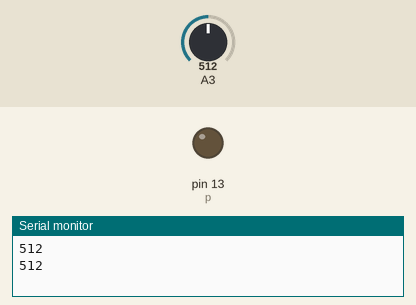
Simulated run of this sketch. Board: Arduino Uno, built with avr-gcc and run on an emulated ATmega328P. On the bench: output pins drawn as LEDs (lit = HIGH), the last lines printed to the serial monitor. The test bench sets the inputs (shaded band); at power-on: A3 = 512.

Above: at 1.8 s.
1.9 s: A3 set to 989
3.4 s: A3 set to 1017
At 4.6 s:
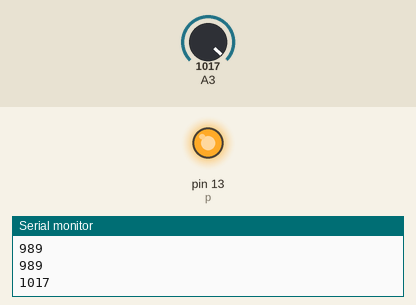
5.5 s: A3 set to 990
At 7.2 s:
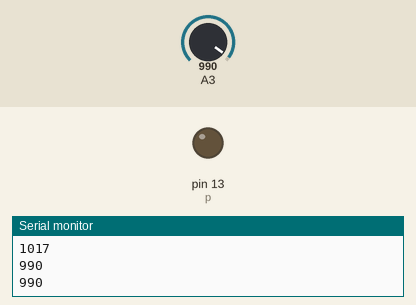
7.5 s: A3 set to 1010
At 9.0 s:
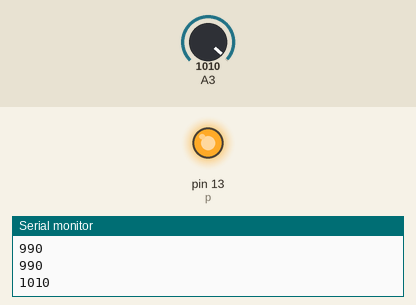
Timing chart, 0 to 10.5 s (numbered marks = the images above; inputs shaded):
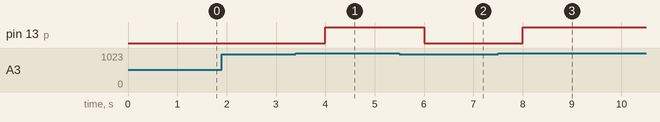

The sketch:

sketch_nov11c.ino
```cpp
int p = 13;

void setup() {
  pinMode(p, OUTPUT);
  pinMode(3, INPUT);
  Serial.begin(9600);
}

void loop() {
  int in = analogRead(A3);
  if (in > 1000)
  {
    digitalWrite(p, HIGH);
    Serial.println(in, '\n');
    delay(1000);
  }
  else
  {
    digitalWrite(p,LOW);
    Serial.println(in, '\n');
    delay(1000);
  }
}
```

Measured:
- the behaviour switches between 1000 and 1001 on A3 (found by bisection; images 0 and 1)
- after the input at 3.4 s, pin 13 (p): LOW → HIGH after 0.60 s
- after the input at 5.5 s, pin 13 (p): HIGH → LOW after 0.50 s
- after the input at 7.5 s, pin 13 (p): LOW → HIGH after 0.50 s
